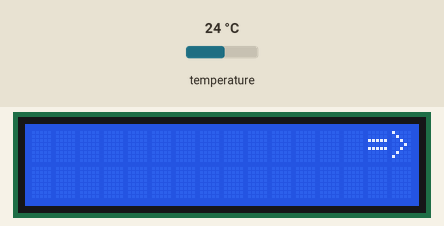
Recording of a sketch running on a simulated Arduino Uno, built with avr-gcc and run on an emulated ATmega328P. Parts: 16×2 character LCD. Inputs (shaded band) come from the test bench; at power-on: temperature 24 °C. What the sketch prints to the serial monitor is not drawn.

Above: at 1.2 s.
1.3 s: temperature set to 12 °C
At 12.1 s:
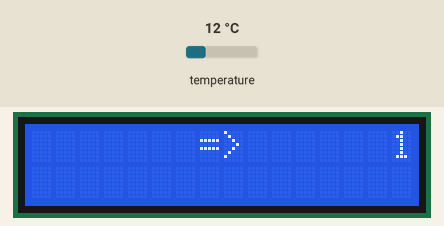
13.2 s: temperature set to 19 °C
At 19.9 s:
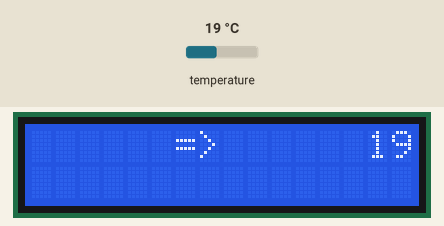
21.0 s: temperature set to 28 °C
At 29.9 s:
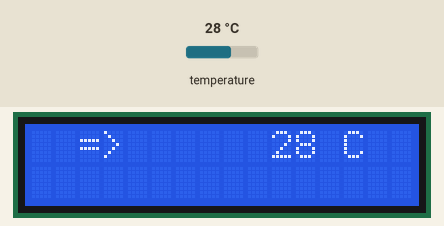
Timing chart, 0 to 31.4 s (numbered marks = the images above; inputs shaded):
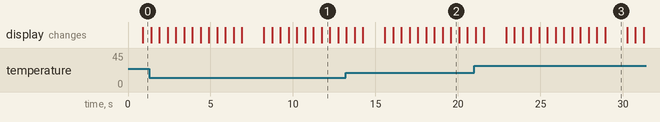

The sketch:

TP2-1_LCD.ino
```cpp
#include <OneWire.h>
#include <LiquidCrystal.h>

#define DS18B20 0x28     // Adresse 1-Wire du DS18B20
#define BROCHE_ONEWIRE 12 // Broche utilisée pour le bus 1-Wire

OneWire ds(BROCHE_ONEWIRE); // Création de l'objet OneWire ds

// Fonction récupérant la température depuis le DS18B20
// Retourne true si tout va bien, ou false en cas d'erreur
boolean getTemperature(float *temp){
  byte data[9], addr[8];
  // data : Données lues depuis le scratchpad
  // addr : adresse du module 1-Wire détecté

  if (!ds.search(addr)) { // Recherche un module 1-Wire
    ds.reset_search();    // Réinitialise la recherche de module
    return false;         // Retourne une erreur
  }

  if (OneWire::crc8(addr, 7) != addr[7]) // Vérifie que l'adresse a été correctement reçue
    return false;                        // Si le message est corrompu on retourne une erreur

  if (addr[0] != DS18B20) // Vérifie qu'il s'agit bien d'un DS18B20
    return false;         // Si ce n'est pas le cas on retourne une erreur

  ds.reset();             // On reset le bus 1-Wire
  ds.select(addr);        // On sélectionne le DS18B20

  ds.write(0x44, 1);      // On lance une prise de mesure de température
  delay(800);             // Et on attend la fin de la mesure

  ds.reset();             // On reset le bus 1-Wire
  ds.select(addr);        // On sélectionne le DS18B20
  ds.write(0xBE);         // On envoie une demande de lecture du scratchpad

  for (byte i = 0; i < 9; i++) // On lit le scratchpad
    data[i] = ds.read();       // Et on stock les octets reçus

  // Calcul de la température en degré Celsius
  *temp = ((data[1] << 8) | data[0]) * 0.0625;

  // Pas d'erreur
  return true;
}

LiquidCrystal lcd(11,10,9,8,7,6,5,4,3,2);

void setup() {
  // put your setup code here, to run once:
  lcd.begin(16,2);
  lcd.write("Coucou!!! ");
  lcd.write(" - Voici la temperature actuelle : ");
  //pinMode(12, INPUT);
  Serial.begin(9600);
}

void loop() {
  // put your main code here, to run repeatedly:
  float temp;

  // Lit la température ambiante à ~1Hz
  if(getTemperature(&temp)) {
    Serial.print("Temperature : ");
    Serial.print((uint8_t)temp);
    //Serial.write(176); // caractère °
    Serial.write('C');
    Serial.println();

    char outstr[15];
    dtostrf(temp,7, 0, outstr);

    lcd.clear();
    lcd.setCursor(15, 0);
    lcd.write("=> ");
    lcd.write(outstr);
    lcd.write(" C ");
    for (int positionCounter = 0; positionCounter < 13; positionCounter++) {
      // scroll one position left:
      lcd.scrollDisplayLeft();
      // wait a bit:
      delay(500);
    }
  }
}
```

Measured:
- what the display in image 1 shows lasts 0.5 s, from 11.7 s to 12.2 s
